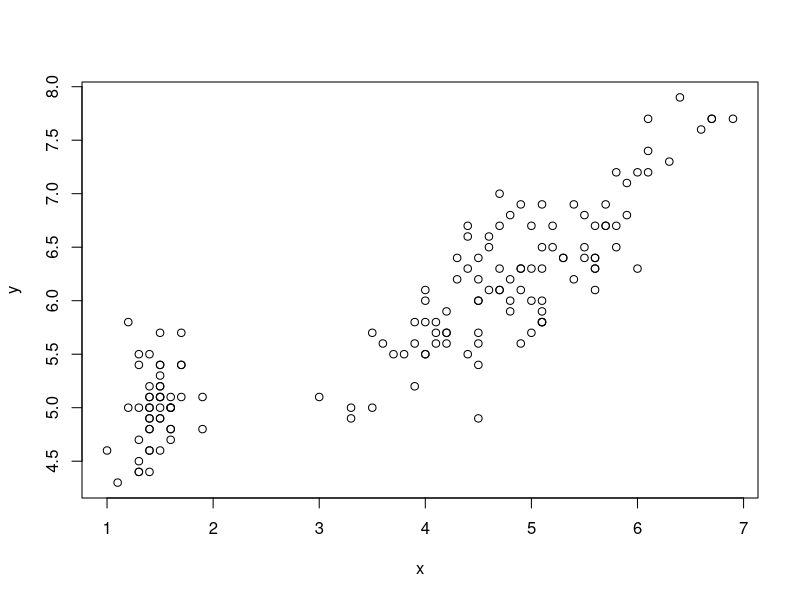
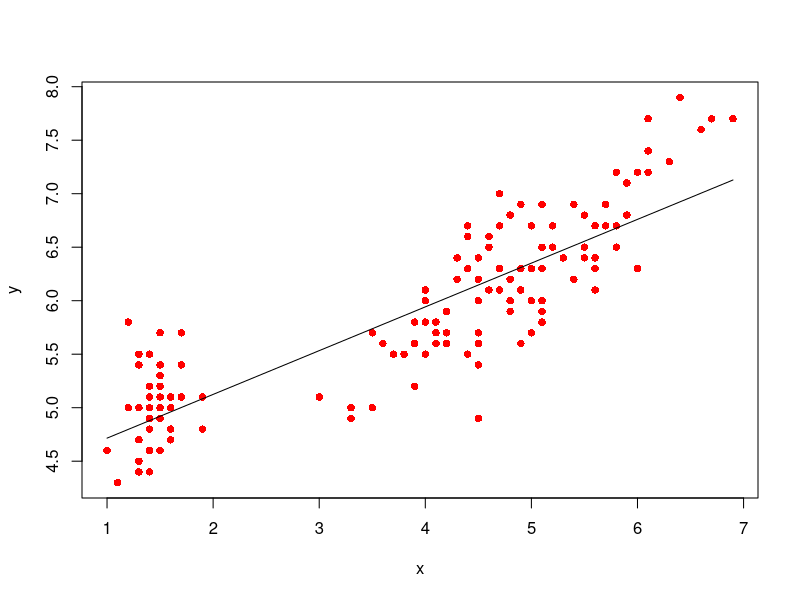

Write the R code that produced these figures, in order.

iris
mis_dades <- iris

y <- mis_dades$Sepal.Length
y
x <- mis_dades$Petal.Length
x

plot(x,y)

xbar <- mean(x)
ybar <- mean(y)

m <- sum((x-xbar)*(y-ybar))/sum((x-xbar)^2)
b <- ybar - m*xbar # y = mx+ b

m*1.5 + b

mod <- lm(y~x) #altgr + 4 + space

ypredicted <- predict(mod, data.frame(x=x))

plot(x,y, pch=16, col ="red")

lines(x, ypredicted)

#coeficiente de determinación #R-squared

Rsq <- sum((ypredicted-ybar)^2)/sum((y-ybar)^2)

summary(mod)
sqrt(Rsq)
cor.test(x,y)
